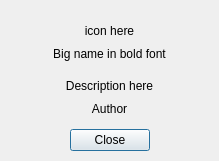
<?xml version="1.0" encoding="UTF-8"?>
<ui version="4.0">
 <class>PluginAboutDialog</class>
 <widget class="QDialog" name="PluginAboutDialog">
  <property name="geometry">
   <rect>
    <x>0</x>
    <y>0</y>
    <width>219</width>
    <height>161</height>
   </rect>
  </property>
  <property name="windowTitle">
   <string>Dialog</string>
  </property>
  <layout class="QVBoxLayout" name="verticalLayout">
   <property name="leftMargin">
    <number>20</number>
   </property>
   <property name="topMargin">
    <number>20</number>
   </property>
   <property name="rightMargin">
    <number>20</number>
   </property>
   <property name="bottomMargin">
    <number>10</number>
   </property>
   <item>
    <widget class="QLabel" name="labelIcon">
     <property name="text">
      <string>icon here</string>
     </property>
     <property name="alignment">
      <set>Qt::AlignCenter</set>
     </property>
    </widget>
   </item>
   <item>
    <widget class="QLabel" name="labelNameBig">
     <property name="text">
      <string>Big name in bold font</string>
     </property>
     <property name="alignment">
      <set>Qt::AlignHCenter|Qt::AlignTop</set>
     </property>
     <property name="openExternalLinks">
      <bool>true</bool>
     </property>
    </widget>
   </item>
   <item>
    <widget class="QLabel" name="labelDecription">
     <property name="text">
      <string>Description here</string>
     </property>
     <property name="alignment">
      <set>Qt::AlignCenter</set>
     </property>
     <property name="wordWrap">
      <bool>true</bool>
     </property>
     <property name="openExternalLinks">
      <bool>true</bool>
     </property>
    </widget>
   </item>
   <item>
    <widget class="QLabel" name="labelAuthor">
     <property name="text">
      <string>Author</string>
     </property>
     <property name="alignment">
      <set>Qt::AlignHCenter|Qt::AlignTop</set>
     </property>
     <property name="openExternalLinks">
      <bool>true</bool>
     </property>
    </widget>
   </item>
   <item>
    <layout class="QHBoxLayout" name="horizontalLayout">
     <item>
      <spacer name="horizontalSpacer">
       <property name="orientation">
        <enum>Qt::Horizontal</enum>
       </property>
       <property name="sizeHint" stdset="0">
        <size>
         <width>40</width>
         <height>20</height>
        </size>
       </property>
      </spacer>
     </item>
     <item>
      <widget class="QPushButton" name="closeButton">
       <property name="text">
        <string>Close</string>
       </property>
      </widget>
     </item>
     <item>
      <spacer name="horizontalSpacer_2">
       <property name="orientation">
        <enum>Qt::Horizontal</enum>
       </property>
       <property name="sizeHint" stdset="0">
        <size>
         <width>40</width>
         <height>20</height>
        </size>
       </property>
      </spacer>
     </item>
    </layout>
   </item>
  </layout>
 </widget>
 <resources/>
 <connections>
  <connection>
   <sender>closeButton</sender>
   <signal>clicked()</signal>
   <receiver>PluginAboutDialog</receiver>
   <slot>reject()</slot>
   <hints>
    <hint type="sourcelabel">
     <x>86</x>
     <y>254</y>
    </hint>
    <hint type="destinationlabel">
     <x>134</x>
     <y>223</y>
    </hint>
   </hints>
  </connection>
 </connections>
</ui>
